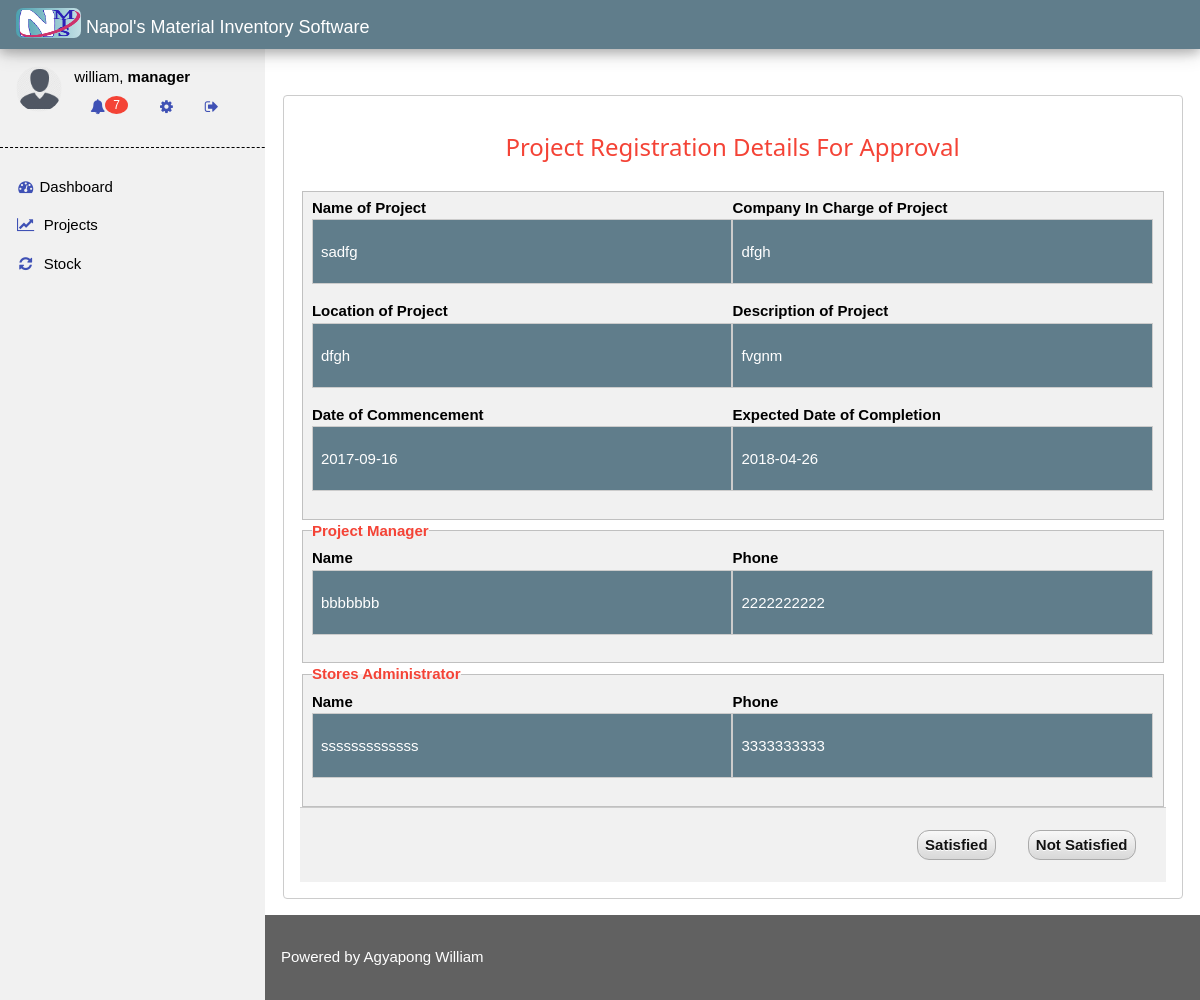
Page /show.php (signed in) on the earlier database version.
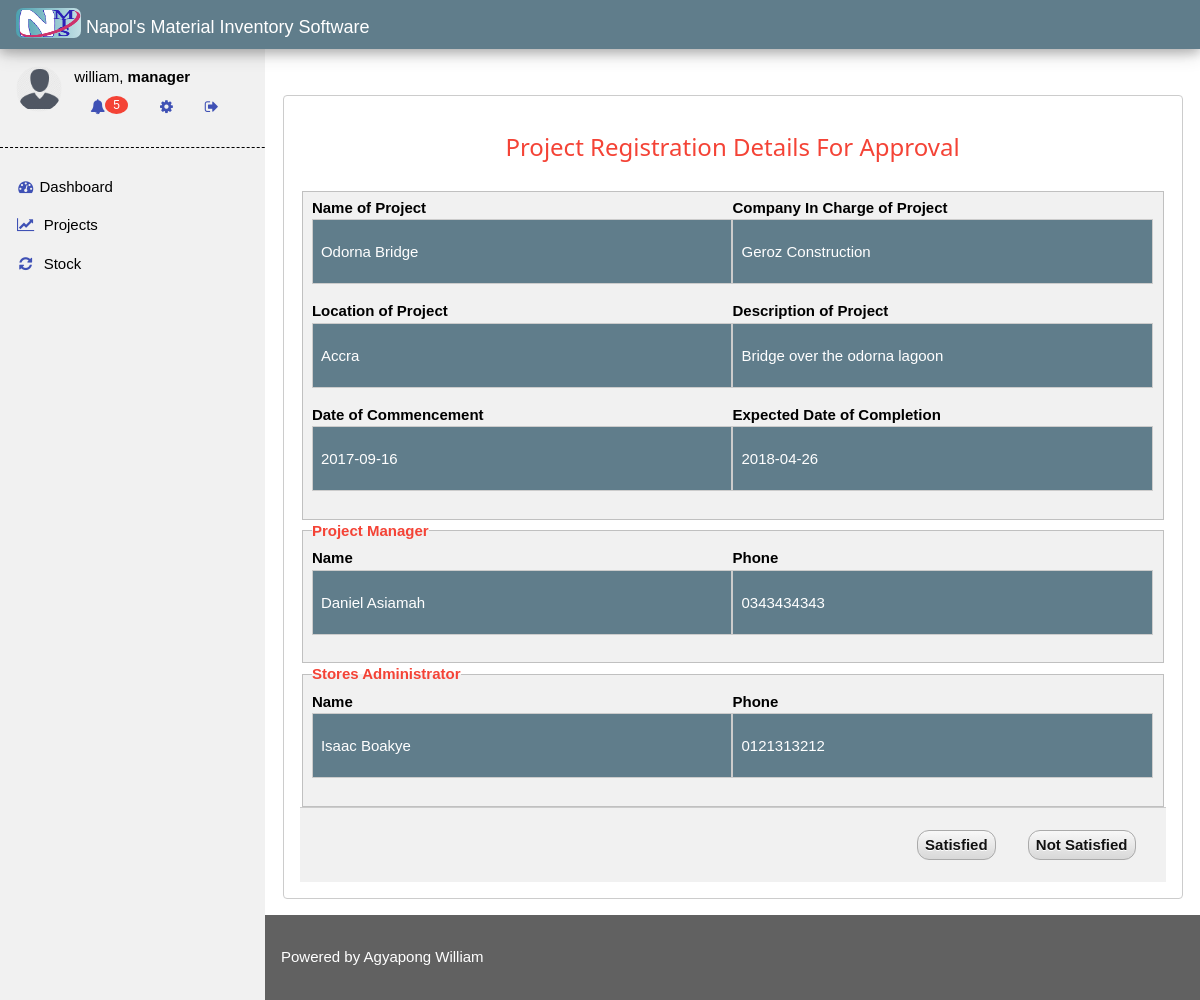
Same page on the later database version.
### tables this page shows
CREATE TABLE `users` (
  `id` tinyint(3) UNSIGNED NOT NULL,
  `name` varchar(100) NOT NULL,
  `username` varchar(32) NOT NULL,
  `password` varchar(100) NOT NULL,
  `role` varchar(64) NOT NULL,
  `date` datetime NOT NULL
);

CREATE TABLE `projects` (
  `id` int(10) UNSIGNED NOT NULL,
  `name` varchar(255) NOT NULL,
  `description` text NOT NULL,
  `location` varchar(255) NOT NULL,
  `date_begun` date NOT NULL,
  `date_completion` date NOT NULL,
  `company_in_charge` varchar(100) NOT NULL,
  `project_manager` text NOT NULL,
  `stores_admin` text NOT NULL,
  `status` varchar(10) NOT NULL DEFAULT '0',
  `bill_status` varchar(10) NOT NULL DEFAULT 'none',
  `d_notes` text NOT NULL,
  `date_registered` date NOT NULL
);

### classes/Config.php (called while the page is built)
<?php
class Config
{
    public static function get($path = null)
    {
        if ($path) {
            $config = $GLOBALS['config'];
            $loc = explode('/', $path);
            foreach ($loc as $bit) {
                if (isset($config[$bit])) {
                    $config = $config[$bit];
                }
            }
            return $config;
        }
        return false;
   }
}

### classes/DBHandler.php (called while the page is built, shortened)
 <?php
class DBHandler
{
	private static $_instance = null;
	private $_pdo,
	        $_query,
	        $_results,
	        $_error = false,
	        $_counter = 0;
	private function __construct()
  {
       try{
             $this->_pdo = new PDO('mysql:host='.Config::get('mysql/host').';dbname='.Config::get('mysql/db'), Config::get('mysql/username'), Config::get('mysql/password'));
       } catch(PDOException $e) {
           Redirect::to(401);
       }
	}
	public static function getInstance()
  {
		if(! isset(self::$_instance))
    {
			self::$_instance = new DBHandler();
		}
		return self::$_instance;
	}
   public function query($sql, $params= array())
   {
   	   $this->_error = false;
   	   if($this->_query = $this->_pdo->prepare($sql)) {
   	   	  $index = 1;
   	   	  if(count($params)) {
   	   	  	  foreach($params as $param) {
   	   	  	  	 $this->_query->bindValue($index, $param);
   	   	  	  	 $index++;
   	   	  	  }
   	   	  }
   	   	 if($this->_query->execute()) {
   	   	      $this->_results = $this->_query->fetchAll(PDO::FETCH_OBJ);
   	   	      $this->_count = $this->_query->rowCount();
   	     } else {
   	     	  $this->_error = true;
   	     }
   	   }
   	   return $this;
   }
   public function action($action, $table, $where = array()) {
   	   if(count($where) === 3) {
   	   	  $operators = array('=', '!=', '<', '>', '<=', '>=', 'like', 'REGEXP');
   	   	  $field    = $where[0];
   	   	  $operator = $where[1];
   	   	  $value    = $where[2];
   	   	  if(in_array($operator, $operators)) {
   	   	  	 $sql = "{$action} FROM {$table} WHERE {$field} {$operator} ?";
   	   	  	 if(! $this->query($sql, array($value))->getError()) {
   	   	  		 return $this;
   	   	  	 }
   	   	  }
   	   } elseif(count($where) == 0) {
            $sql = "{$action} FROM {$table}";
            if(!$this->query($sql, array())->getError()) {
               return $this;
            }
       }
   	   return false;
   }
   public function get($table, $where)
   {
        return $this->action('SELECT *', $table, $where);
   }
   public function select($sql)
   {
       $query = $this->_pdo->prepare($sql);
       $query->execute();
       $this->_results = $query->fetchAll(PDO::FETCH_OBJ);
       return $this;
   }
   public function results() {
   	   return $this->_results;
   }
   public function first() {
   	   if(!empty($this->_results))
       {
        return $this->_results[0];
       }
   }
   public function count() {
   	   return $this->_count;
   }
   public function getError() {
       return $this->_error;
   }
}
?>

### classes/User.php (called while the page is built, shortened)
<?php
class User
{
	private $_db,
	        $_data,
	        $_sessionName,
	        $_cookieName,
	        $_loggedIN = false;
 	public function __construct($user = null, $table='users')
 	{
 		$this->_db = DBHandler::getInstance();
 		$this->_sessionName = Config::get('session/session_name');
 		if(!$user) {
 			if(Session::exist($this->_sessionName)) {
 				$user = Session::get($this->_sessionName);
                if($this->find($user, $table)) {
                	$this->_loggedIN = true;
                } else {
                }
 			}
 		} else {
 			$this->find($user, $table);
 		}
 	}
	public function find($user=null, $table)
	 {
		if($user) {
			$field =  (is_numeric($user))? 'id': 'username';
			$data = $this->_db->get($table, array($field, '=', $user));
			if($data->count()) {
				$this->_data = $data->first();
				return true;
			}
		}
		return false;
	}
	public function data()
	{
		return $this->_data;
	}
}
?>

### classes/Session.php (called while the page is built, shortened)
<?php
class Session
{
	public static function exist($name) {
		return (isset($_SESSION[$name]))? true : false;
	}
	public static function get($name) {
		return $_SESSION[$name];
	}
}
?>

### front_page_config.php (called while the page is built, shortened)
<?php
 $user = new User();
 $admin = $user->data();
$projectsForApproval = DBHandler::getInstance()->get('projects', array('status','=',0))->results();
$billsForApproval = DBHandler::getInstance()->get('projects', array('bill_status','=',0))->results();
$numProjects = count($projectsForApproval);
$numBills = count($billsForApproval);
$numProjectReminders = 0;
$numBillReminders = 0;
$numReminders = $numBillReminders + $numProjectReminders;
$totalNotices = $numProjects + $numBills + $numReminders;
?>

### show.php (the view, shortened to what the rows shown need)
<?php
  require_once 'front_page_config.php';
$pObject = new Project();
 if(Session::exist('SHOW_PROJECT_BILL'))
 {
    $billedProject = DBHandler::getInstance()->get('projects', array('bill_status','=',0))->first();
    if(empty($billedProject)) Redirect::to(503);
    $materialsBill = $pObject->getProjectMaterials($billedProject->id);
 }
 else{
      $project = DBHandler::getInstance()->get('projects', array('status', '=', 0))->first();
     $projectM = json_decode($project->project_manager);
     $storesAdmin = json_decode($project->stores_admin);
 }
?>
<!DOCTYPE html>
<html>
  <head>
    <link rel="stylesheet" href="css/w3.css">
    <link rel="stylesheet" type="text/css" href="css/font-awesome.min.css">
    <link rel="stylesheet" type="text/css" href="css/main.css">
  </head>
<body class="w3-white">
<?php require_once 'includes/header.php';?>
<div id="main-content" class="w3-main">
  <div class="w3-row-padding w3-margin-bottom">
  <?php if(Session::exist('SHOW_PROJECT_BILL')):?>
    <div id="bill-modal">
      <div class="w3-modal-content w3-border w3-round" style="margin-top: 30px;">
        <div class="w3-center"><br>
           <span class="w3-text-red w3-large">Bill of Required Materials</span><span class="w3-display-topright">Date Prepared: <?php echo $materialsBill[0]->date_prepared;?>&nbsp;&nbsp;&nbsp;</span>
        </div>
        <form class="w3-container" action="action_page.php" method="post">
          <input type="hidden" name="project_id" value="<?php echo $billedProject->id;?>">
          <input type="hidden" name="print_bill_project_id" value="<?php echo $billedProject->id;?>">
          <fieldset>
            <legend class="w3-text-red"><b>Name of Project</b></legend>
            <div class="w3-input w3-border w3-margin-bottom w3-light-grey">
              <b><?php echo $billedProject->name;?></b>
            </div>
          </fieldset>
          <fieldset class="w3-white">
            <legend class="w3-text-red"><b>Project Materials</b></legend>
            <div class="w3-responsive">
              <table class="w3-table w3-striped w3-bordered">
               <tr>
                <th></th>
                <th>Name of Material Needed For The Project</th>
                <th>Quantity Needed</th>
                <th>Quantity Already Available And Usable</th>
                <th>Quantity to Purchase</th>
               </tr>
                <?php foreach($materialsBill as $material):?>
               <tr>
                <td></td>
                <td><?php echo $material->name;?></td>
                <td><?php echo $material->quantity_needed;?></td>
                <td><?php echo $material->quantity;?></td>
                <td><?php echo $material->quantity<$material->quantity_needed?$material->quantity_needed-$material->quantity: 0; ?></td>
               </tr>
               <?php endforeach;?>
              </table>
            </div>
          </fieldset>
          <div class="w3-container w3-border-top w3-padding-16 w3-light-grey">
            <div class="w3-right">
            <?php if(Session::exist('PRINT_PROJECT_BILL')):?>
              <a href="#" id="print_bill_btn" class="my-button w3-button" title="Append approval to print bill"><b>Satisfied</b></a>
            <?php else:?>
              <input type="hidden" name="field_name" value="bill_status">
              <button class="w3-button" type="submit" name="p_token" value="satisfied"><b>Satisfied</b></button>
            <?php endif;?>
              <?php echo "
              <span  onclick=\"showElement('notsatisfied-bill-modal','".$billedProject->id."')\" class=\"my-button w3-button\"><b>Not Satisfied</b></span>";
              ?>
            </div>
          </div>
        </form>
      </div>
    </div>
  <?php else:?>
    <div id="modal">
      <div class="w3-modal-content w3-border w3-round" style="margin-top: 30px;">
        <div class="w3-center"><br>
           <h3 class="w3-text-red">Project Registration Details For Approval <?php echo (Session::exist('PRINT_PROJECT'))?'And Printing':'';?></h3>
        </div>
        <form id="print_form" class="w3-container" action="action_page.php" method="post">
          <div class="w3-section">
           <fieldset class="w3-light-grey">
            <div class="w3-half">
              <label><b>Name of Project</b></label>
              <input class="w3-input w3-border w3-margin-bottom w3-blue-grey" type="text" name="name" value="<?php echo $project->name;?>" id="box" readonly="yes">
            </div>
            <div class="w3-half">
              <label><b>Company In Charge of Project</b></label>
              <input class="w3-input w3-border w3-margin-bottom w3-blue-grey" type="text" name="company" value="<?php echo $project->company_in_charge;?>" id="box" readonly="yes">
            </div>
            <div class="w3-half">
              <label><b>Location of Project</b></label>
              <input class="w3-input w3-border w3-margin-bottom w3-blue-grey" type="text" value="<?php echo $project->location;?>" id="box" readonly="yes" name="location">
            </div>
            <div class="w3-half">
              <label><b>Description of Project</b></label>
              <input class="w3-input w3-border w3-margin-bottom w3-blue-grey" type="text" value="<?php echo $project->description;?>" id="box" readonly="yes"  name="description">
            </div>
            <div class="w3-half">
              <label><b>Date of Commencement</b></label>
              <input class="w3-input w3-border w3-margin-bottom w3-blue-grey" type="text" name="commencement_date" value="<?php echo $project->date_begun;?>" id="box" readonly="yes">
            </div>
            <div class="w3-half">
              <label><b>Expected Date of Completion</b></label>
              <input class="w3-input w3-border w3-margin-bottom w3-blue-grey" type="text" name="completion_date" value="<?php echo $project->date_completion;?>" id="box" readonly="yes">
            </div>
            </fieldset>
            <fieldset class="w3-light-grey">
              <legend class="w3-text-red"><b>Project Manager</b></legend>
              <div class="w3-half">
                <label><b>Name</b></label>
                <input class="w3-input w3-border w3-margin-bottom w3-blue-grey" type="text" name="name_of_project_manager" value="<?php echo $projectM->name;?>" id="box" readonly="yes">
              </div>
              <div class="w3-half">
                <label><b>Phone</b></label>
                <input class="w3-input w3-border w3-margin-bottom w3-blue-grey" type="text" name="project_manager_phone" value="<?php echo $projectM->phone;?>" id="box" readonly="yes">
              </div>
            </fieldset>
            <fieldset class="w3-light-grey">
              <legend class="w3-text-red"><b>Stores Administrator</b></legend>
              <div class="w3-half">
                <label><b>Name</b></label>
                <input class="w3-input w3-border w3-margin-bottom w3-blue-grey" type="text" name="name_of_stores_admin" value="<?php echo $storesAdmin->name;?>" id="box" id="box" readonly="yes">
              </div>
              <div class="w3-half">
                <label><b>Phone</b></label>
                <input class="w3-input w3-border w3-margin-bottom w3-blue-grey" type="text" name="stores_admin_phone" value="<?php echo $storesAdmin->phone;?>" id="box" readonly="yes">
              </div>
            </fieldset>
            <div class="w3-container w3-border-top w3-padding-16 w3-light-grey">
              <div class="w3-right">
              <?php if(Session::exist('PRINT_PROJECT')):?>
                <input type="hidden" name="field_name" value="status">
                <span id="print_btn" class="my-button w3-button" title="click to append approval and print"><b>Satisfied</b></span>
              <?php else:?>
                <button class="w3-button" type="submit" name="p_token" value="satisfied"><b>Satisfied</b></button>
              <?php endif;?>
                <?php echo "
                <span  onclick=\"showElement('notsatisfied-modal','".$project->id."')\" class=\"my-button w3-button\"><b>Not Satisfied</b></span>";
                ?>
              </div>
            </div>
          </div>
        </form>
      </div>
    </div>
  <?php endif;?>
  </div>
</div>
</body>
</html>

### includes/header.php (shortened to what the rows shown need)
<nav class="w3-sidebar w3-collapse w3-light-grey w3-animate-left" style="z-index:3;width:265px;resize: auto;" id="mySidebar"><br>
  <div class="w3-container w3-row">
    <div class="w3-col s9 w3-bar">
      <span><?php echo $admin->username; ?>, <strong><?php echo $admin->role?></strong></span><br>
    <?php if (($admin->role == 'manager') && ($totalNotices!=0)):?>
     <div class="w3-dropdown-hover">
      <button class="w3-button"><i class="fa fa-bell w3-text-indigo"></i><span class="w3-badge w3-right w3-small w3-red"><?php echo $totalNotices;?></span> </button>
      </div>
    <?php elseif(($admin->role == 'manager') && ($totalNotices==0)):?>
      <a href="#" class="w3-bar-item w3-button" title="Notifications"><i class="fa fa-bell w3-text-indigo"></i><span class="w3-badge w3-right w3-small w3-red"></span></a>
    <?php elseif(($admin->role == 'storekeeper') && ($totalMessages!=0)):?>
      <a href="#" class="w3-bar-item w3-button" title="<?php echo $totalMessages;?> messages" onclick="showElement('storekeeper_msg_modal')"><i class="fa fa-envelope w3-text-indigo"></i><span class="w3-badge w3-right w3-small w3-red"><?php echo $totalMessages;?></span></a>
    <?php elseif(($admin->role == 'storekeeper') && ($totalMessages==0)):?>
      <a href="#" class="w3-bar-item w3-button"><i class="fa fa-envelope w3-text-indigo"></i><span class="w3-badge w3-right w3-small w3-green">0</span></a>
     <?php endif;?>
      <a href="settings.php" class="w3-bar-item w3-button" title="Settings"><i class="fa fa-cog w3-text-indigo"></i></a>
      <a href="logout.php" class="w3-bar-item w3-button" title="Exit"><i class="fa fa-sign-out w3-text-indigo"></i></a>
    </div>
  </div>
</nav>

Differences in the rows shown:
changed projects: name "sadfg" → "Odorna Bridge"; company "dfgh" → "Geroz Construction"; location "dfgh" → "Accra"; description "fvgnm" → "Bridge over the odorna lagoon"
Other differences:
$totalNotices: "7" → "5"
form field name_of_project_manager: "bbbbbbb" → "Daniel Asiamah"
form field project_manager_phone: "2222222222" → "0343434343"
form field name_of_stores_admin: "sssssssssssss" → "Isaac Boakye"
form field stores_admin_phone: "3333333333" → "0121313212"
